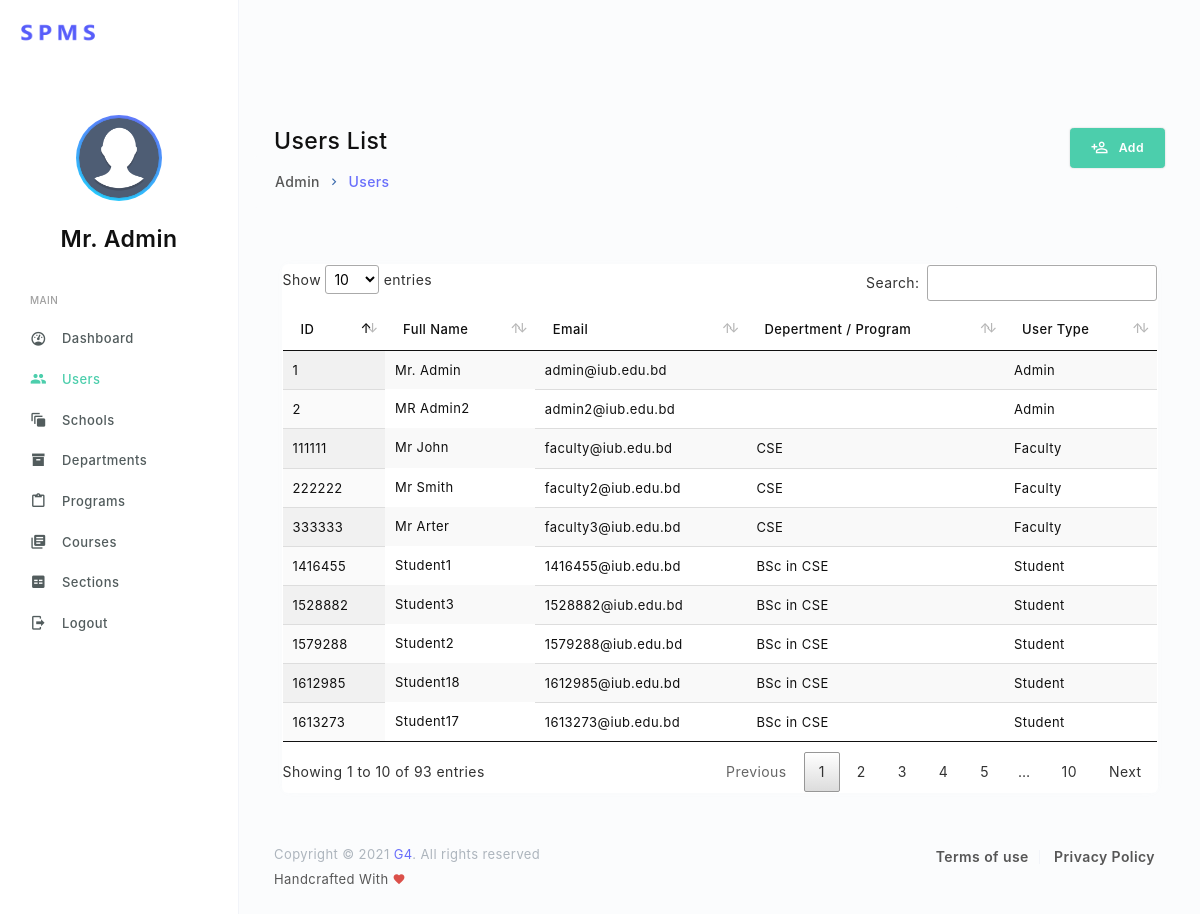
The page /admin/users-list.php (signed in) on the database its author committed.
### tables this page shows
CREATE TABLE `faculty` (
  `id` int(11) NOT NULL,
  `name` varchar(255) NOT NULL,
  `email` varchar(255) NOT NULL,
  `password` varchar(255) NOT NULL,
  `department_id` varchar(10) NOT NULL
);

CREATE TABLE `student` (
  `id` int(11) NOT NULL,
  `name` varchar(255) NOT NULL,
  `email` varchar(255) NOT NULL,
  `password` varchar(255) NOT NULL,
  `program_id` int(11) NOT NULL
);

CREATE TABLE `program` (
  `id` int(11) NOT NULL,
  `name` varchar(255) NOT NULL,
  `department_id` varchar(10) NOT NULL,
  `total_credits` int(11) DEFAULT NULL
);

### php/user.php (called while the page is built, shortened)
<?php
   include 'mysql.php';
   if ($_SERVER['REQUEST_METHOD'] == 'POST' && $_POST['user']) {
        $user = $_POST['user'];
        $name = $_POST['f_name']." ".$_POST['l_name'];
        $email = $_POST['email'];
        $query = '';
        if($user == 'admin'){
            $uni = $_SESSION['uni'];
            $query = "INSERT INTO admin (name, email, password, university_id)
                     VALUES ('$name', '$email', '12345678', '$uni')";
        }else if($user == 'student'){
           $id = $_POST['id'];
           $program = $_POST['program'];
           $query = "INSERT INTO student (id, name, email, password, program_id)
                     VALUES ($id, '$name', '$email', '12345678', '$program')";
        }else{
            $id = $_POST['id'];
            $department = $_POST['department'];
            $query = "INSERT INTO faculty (id, name, email, password, department_id)
                     VALUES ($id, '$name', '$email', '12345678', '$department')";
        }
        $conn->query($query);
        header("Location: users-list.php");
   }else{
        $query = "SELECT student.id, student.name, student.email, program.name as 'program', UPPER(department.id) as 'department'
        FROM student LEFT JOIN (program LEFT JOIN department ON program.department_id = department.id)
        ON student.program_id = program.id";
        $students = $conn->query($query);
        $query = "SELECT faculty.id, faculty.name, faculty.email, UPPER(faculty.department_id) as 'department' FROM faculty";
        $faculties = $conn->query($query);
        $query = "SELECT admin.id, admin.name, admin.email from admin";
        $admins = $conn->query($query);
   }
?>

### admin/users-list.php (the view, shortened to what this page needs)
<?php
  include '../php/user.php';
?>
<!DOCTYPE html>
<html lang="en">
  <head>
    <link rel="stylesheet" href="../assets/vendors/iconfonts/mdi/css/materialdesignicons.css">
    <link rel="stylesheet" href="../assets/vendors/css/vendor.addons.css">
    <link rel="stylesheet" href="../assets/vendors/datatables/jquery.dataTables.css">
    <link rel="stylesheet" href="../assets/css/shared/style.css">
    <link rel="stylesheet" href="../assets/css/demo_1/style.css">
  </head>
  <body class="header-fixed">
    <nav class="t-header">
      <div class="t-header-brand-wrapper">
        <a href="index.html">
          <img class="logo" src="../assets/images/logo.png" alt="">
        </a>
      </div>
      <div class="t-header-content-wrapper">
      </div>
    </nav>
    <div class="page-body">
      <div class="sidebar">
        <div class="user-profile">
          <div class="display-avatar animated-avatar">
            <img class="profile-img img-lg rounded-circle" src="../assets/images/profile/male/image_1.png" alt="profile image">
          </div>
          <div class="info-wrapper">
            <h4 class="user-name"><?php echo $_SESSION["name"]; ?></h4>
          </div>
        </div>
        <ul class="navigation-menu">
          <li class="nav-category-divider">MAIN</li>
          <li>
            <a href="dashboard.php">
              <span class="link-title">Dashboard</span>
              <i class="mdi mdi-gauge link-icon"></i>
            </a>
          </li>
          <li class="active">
            <a href="users-list.php">
              <span class="link-title">Users</span>
              <i class="mdi mdi-account-multiple link-icon"></i>
            </a>
          </li>
          <li>
            <a href="schools-list.php">
              <span class="link-title">Schools</span>
              <i class="mdi mdi-animation link-icon"></i>
            </a>
          </li>
          <li>
            <a href="departments-list.php">
              <span class="link-title">Departments</span>
              <i class="mdi mdi-archive link-icon"></i>
            </a>
          </li>
          <li>
            <a href="programs-list.php">
              <span class="link-title">Programs</span>
              <i class="mdi mdi-clipboard-outline link-icon"></i>
            </a>
          </li>
          <li>
            <a href="courses-list.php">
              <span class="link-title">Courses</span>
              <i class="mdi mdi-library-books link-icon"></i>
            </a>
          </li>
          <li>
            <a href="sections-list.php">
              <span class="link-title">Sections</span>
              <i class="mdi mdi-code-equal link-icon"></i>
            </a>
          </li>
          <li>
            <a href="../php/login.php?logout=1">
              <span class="link-title">Logout</span>
              <i class="mdi mdi-logout link-icon"></i>
            </a>
          </li>
        </ul>
      </div>
      <div class="page-content-wrapper">
        <div class="page-content-wrapper-inner">
          <div class="content-viewport">
            <div class="row">
              <div class="col-9 py-5">
                <h4>Users List</h4>
                <div class="viewport-header">
                  <nav aria-label="breadcrumb">
                    <ol class="breadcrumb has-arrow">
                      <li class="breadcrumb-item">
                        <a href="dashboard.php">Admin</a>
                      </li>
                      <li class="breadcrumb-item active" aria-current="page">Users</li>
                    </ol>
                  </nav>
                </div>
              </div>
              <div class="col-3 py-5 text-right">
                <a class="btn btn-success has-icon" href="user-create.php">
                  <i class="mdi mdi-account-plus-outline"></i>Add
                </a>
              </div>
            </div>
            <div class="col-lg-12">
              <div class="grid">
                <div class="item-wrapper">
                  <div class="table-responsive">
                    <table class="table display" id="user-table">
                      <thead>
                        <tr>
                          <th>ID</th>
                          <th>Full Name</th>
                          <th>Email</th>
                          <th>Depertment / Program</th>
                          <th>User Type</th>
                        </tr>
                      </thead>
                      <tbody>
                        <?php
                          foreach($admins as $admin){
                            echo "
                            <tr>
                              <td>".$admin['id']."</td>
                              <td class='d-flex align-items-center border-top-0'>
                                <span>".$admin['name']."</span>
                              </td>
                              <td>".$admin['email']."</td>
                              <td></td>
                              <td>Admin</td>
                            </tr>
                            ";
                          }
                          foreach($faculties as $faculty){
                            echo "
                            <tr>
                              <td>".$faculty['id']."</td>
                              <td class='d-flex align-items-center border-top-0'>
                                <span>".$faculty['name']."</span>
                              </td>
                              <td>".$faculty['email']."</td>
                              <td>".$faculty['department']."</td>
                              <td>Faculty</td>
                            </tr>
                            ";
                          }
                          foreach($students as $student){
                            echo "
                            <tr>
                              <td>".$student['id']."</td>
                              <td class='d-flex align-items-center border-top-0'>
                                <span>".$student['name']."</span>
                              </td>
                              <td>".$student['email']."</td>
                              <td>".$student['program']." in ".$student['department']."</td>
                              <td>Student</td>
                            </tr>
                            ";
                          }
                        ?>
                      </tbody>
                    </table>
                  </div>
                </div>
              </div>
            </div>
          </div>
        </div>
        <footer class="footer">
          <div class="row">
            <div class="col-sm-6 text-center text-sm-right order-sm-1">
              <ul class="text-gray">
                <li><a href="#">Terms of use</a></li>
                <li><a href="#">Privacy Policy</a></li>
              </ul>
            </div>
            <div class="col-sm-6 text-center text-sm-left mt-3 mt-sm-0">
              <small class="text-muted d-block">Copyright © 2021 <a href="#" >G4</a>. All rights reserved</small>
              <small class="text-gray mt-2">Handcrafted With <i class="mdi mdi-heart text-danger"></i></small>
            </div>
          </div>
        </footer>
      </div>
    </div>
  </body>
</html>

### rows shown on the page
faculty: id "111111", name "Mr John", email "faculty@iub.edu.bd", department "CSE"
faculty: id "222222", name "Mr Smith", email "faculty2@iub.edu.bd", department "CSE"
faculty: id "333333", name "Mr Arter", email "faculty3@iub.edu.bd", department "CSE"
student: id "1416455", name "Student1", email "1416455@iub.edu.bd", program.name "BSc", department "CSE"
student: id "1528882", name "Student3", email "1528882@iub.edu.bd", program.name "BSc", department "CSE"
student: id "1579288", name "Student2", email "1579288@iub.edu.bd", program.name "BSc", department "CSE"
student: id "1612985", name "Student18", email "1612985@iub.edu.bd", program.name "BSc", department "CSE"
student: id "1613273", name "Student17", email "1613273@iub.edu.bd", program.name "BSc", department "CSE"

### other values the page prints
$_SESSION["name"] "Mr. Admin"
$admin['id'] "1"
$admin['name'] "Mr. Admin"
$admin['email'] "admin@iub.edu.bd"
$admin['id'] "2"
$admin['name'] "MR Admin2"
$admin['email'] "admin2@iub.edu.bd"
